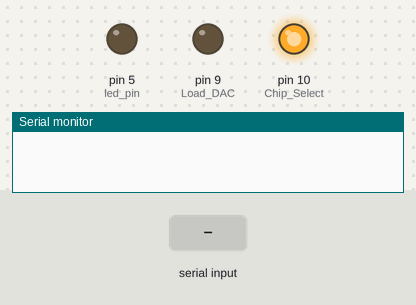
The sketch below on a simulated Arduino Uno, built with avr-gcc and run on an emulated ATmega328P. Parts: output pins drawn as LEDs (lit = HIGH), the last lines printed to the serial monitor. The test bench sets the inputs (shaded band).

Above: at 1.5 s.
1.6 s: "1" received over Serial
At 2.6 s:
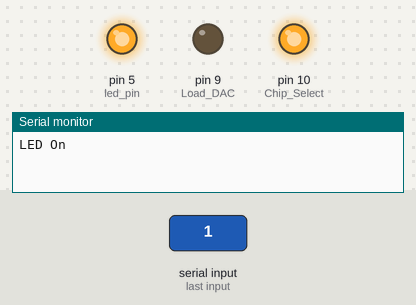
3.1 s: byte 45 (45) received over Serial
At 3.7 s:
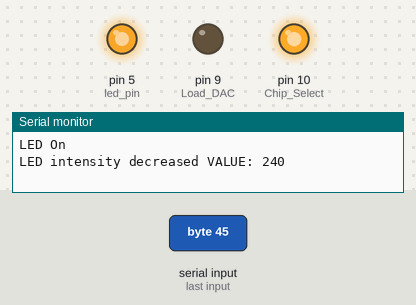
4.6 s: "3" received over Serial
At 4.9 s:
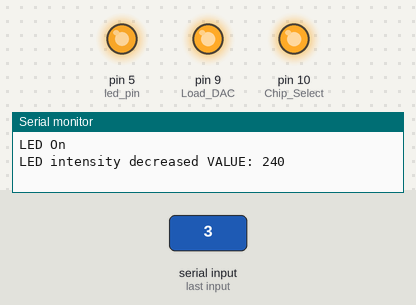
6.1 s: "0" received over Serial
At 7.2 s:
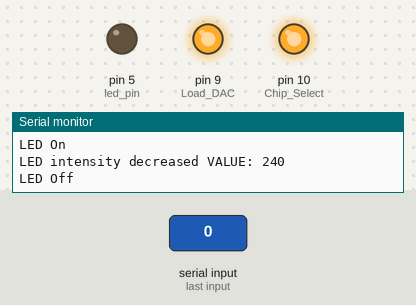
7.6 s: byte 43 (43) received over Serial
At 8.3 s:
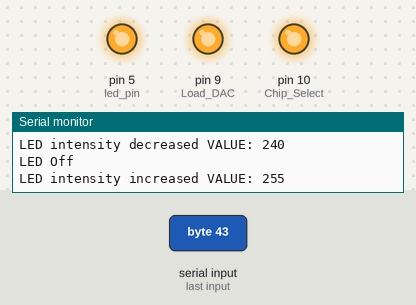
Timing chart, 0 to 10.1 s (numbered marks = the images above; inputs shaded):
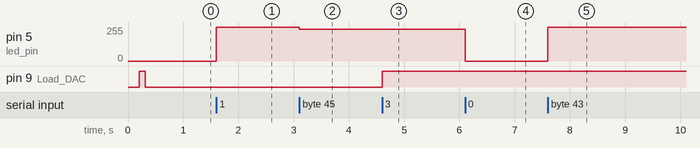

Measured:
- after the input at 1.6 s, pin 5 (led_pin): 0/255 → 255/255 at once
- after the input at 3.1 s, pin 5 (led_pin): 255/255 → 240/255 at once
- after the input at 4.6 s, pin 9 (Load_DAC): LOW → HIGH at once
- after the input at 6.1 s, pin 5 (led_pin): 240/255 → 0/255 at once
- after the input at 7.6 s, pin 5 (led_pin): 0/255 → 255/255 at once

The sketch:

2P_Unified_Control.ino
```cpp
  /*
  Unified Control for 2P
  (IR Laser, IR LED, Air Puffer, Record Trigger)

  Serial Inputs:
  IR LED:
      red pin: pin 5 on arduino
      black pin: ground on arduino (same side)
      0 - Turn off LED
      1 - Turn On LED (Full Intensity)
      + - increase Intensity (PWM)
      - - Descrease Intensity (PWM)

          LED_STEP - Step size for intensity inc/decrement
          LED_MAS  - Full Scale (Always on)

  AIR PUFFER:
      2 - Send a puff of air
          Duration set by macro PUFF_TIME

  LASER PUNISHMENT:
      3 - Send laser pules
          DAC output (Current) set by LASER_POWER macro
          Pulse duration set by LASER_TIME macros (milliseconds)

  TRIGGER RECORDING:
      4 - Send single pulse to trigger Low-High-Low
          Active time high set by macro TRIGGER_TIME

*/

// Libraries
#include <SPI.h>
#include <RCSwitch.h>

// Macro
#define LED_STEP      15   // PWM step size per increment LED instensity
#define LED_MAX       255  // LED max instensity
#define PUFF_TIME     150  //300  // Duration of time to puff air
#define LASER_POWER   2350 // value corresponding to power to reach 35C
#define LASER_TIME    500  // Laser pulse width in ms
#define TRIGGER_TIME  500  // Time trigger pin high on trigger

// Constants for RC Switch
char* code_word = "010110011101001100110010";

// GPIO PINS
int Chip_Select = 10;   // CS Pin for DAC
int Load_DAC    = 9;    // Load Pin for DAC
int led_pin     = 5;    // IR LED PWM
int switch_pin  = 6;   // RC Switch Input
int trigger_pin = 7;   // Trigger pin

// Globals
unsigned int serialInLASER, serialInLED; // Current for Laser/LED
int serial_read_byte = 0;                // Incoming Serial Byte from PC
RCSwitch mySwitch = RCSwitch();          // RC Switch Object
int intensity_val = 255;                 // Initial IR LED intensity

void setup() {

    // Serial Console (Virtual COM)
    Serial.begin(19200);

    // Set up interface pins
    pinMode(Load_DAC, OUTPUT);
    pinMode(Chip_Select, OUTPUT);
    pinMode(led_pin, OUTPUT);
    pinMode(trigger_pin,OUTPUT);
    mySwitch.enableTransmit(switch_pin);

    // initialize SPI:
    SPI.begin();
    SPI.beginTransaction(SPISettings(SPI_CLOCK_DIV128, MSBFIRST, SPI_MODE3));

    // Init Sequence for DAC?
    digitalWrite(Load_DAC,LOW);
    delay(200);
    digitalWrite(Load_DAC,HIGH);
    delay(10);

    // Initialize pins
    analogWrite(led_pin,0);
    digitalWrite(trigger_pin,LOW);
    digitalWrite(Chip_Select, HIGH); // CS active low
    digitalWrite(Load_DAC, HIGH);    // Load falling?

    //Initalize DAC outputs to 0
    delay(100);
    serialInLED   = 0;
    serialInLASER = 0;
    setVoltages(serialInLED,serialInLASER);  //LED, LASER

    // Setup RC Switch
    mySwitch.setPulseLength(256);
    mySwitch.setProtocol(2);
}

void loop() {

   if(Serial.available() > 0) {

        serial_read_byte = Serial.read();

        switch(serial_read_byte) {

            //ASCII 0
            case 48:
                Serial.println("LED Off");
                analogWrite(led_pin, 0);
            break;

            //ACSII 1
            case 49:
                Serial.println("LED On");
                analogWrite(led_pin, intensity_val);
            break;

            //ASCII 2
            case 50:
                Serial.println("Air puff activated");
                mySwitch.send(code_word);
                delay(PUFF_TIME);
                mySwitch.send(code_word);
            break;

            // ASCII 3
            case 51:
            {
                //serialInLASER = 1000; // this value used for aligning laser

                // code for final use case of laser heat punishment
                serialInLASER = LASER_POWER; // this value used for current setting when final temperature of 35C is achieved

                set_V_LASER(serialInLASER); // set current
                delay(LASER_TIME); //delay of 0.5 sec US
                serialInLASER = 0; // set laser to zero
                set_V_LASER(serialInLASER);
            break;
            }

            // ASCII 4
            case 52:
                digitalWrite(trigger_pin,HIGH);
                delay(TRIGGER_TIME);
                digitalWrite(trigger_pin,LOW);
            break;

            // ACSII +
            case 43:
                intensity_val = (intensity_val + LED_STEP) > LED_MAX ? intensity_val : intensity_val + LED_STEP;
                Serial.print("LED intensity increased VALUE: ");
                Serial.print(intensity_val);
                Serial.println();
                analogWrite(led_pin, intensity_val);
            break;

            // ACSII -
            case 45:
               intensity_val = (intensity_val - LED_STEP) < 0 ? intensity_val : intensity_val - LED_STEP;
                Serial.print("LED intensity decreased VALUE: ");
                Serial.print(intensity_val);
                Serial.println();
                analogWrite(led_pin, intensity_val);
            break;

        }
    }
}


// FUNCTION FOR ADC

/*
 * setVoltages assumes the values laser and led are unsigned values
 * between 0 and 4095
 */
void setVoltages(unsigned int led, unsigned int laser){
  unsigned int temp_LED =     0b0010000000000000;   //output to reg A
  unsigned int temp_LASER =   0b0011000000000000;   //output to reg B

  // oreq value to register address
  temp_LED   |= led;
  temp_LASER |= laser;

  //write LED value to output
  digitalWrite(Load_DAC, HIGH);
  digitalWrite(Chip_Select, LOW);   //load
  SPI.transfer16(temp_LED);
  digitalWrite(Chip_Select, HIGH);
  //load value into output reg
  digitalWrite(Load_DAC, LOW);


  //write LASER value to output
  digitalWrite(Load_DAC, HIGH);
  digitalWrite(Chip_Select, LOW);
  SPI.transfer16(temp_LASER);
  digitalWrite(Chip_Select, HIGH);
  //load value into output reg
  digitalWrite(Load_DAC, LOW);


}// end setCurrent

/*
 * set_V_LASER assumes the value laser is an unsigned value
 * between 0 and 4095
 */
void set_V_LASER(unsigned int laser){
  unsigned int temp_LASER = 0b0011000000000000;   //output to reg B

  // oreq DAC value to register address
  temp_LASER |= laser;

  //write LASER value to output
  digitalWrite(Chip_Select, LOW);
  SPI.transfer16(temp_LASER);
  digitalWrite(Chip_Select, HIGH);
  //load value into output reg
  digitalWrite(Load_DAC, LOW);
  digitalWrite(Load_DAC, HIGH);

} // end set_V_LASER


/*
 * set_V_LED assumes the value LED is an unsigned value
 * between 0 and 4095
 */
void set_V_LED(unsigned int led){
    unsigned int temp_LED =   0b0010000000000000;   //output to reg A

  //bitwise OR
  temp_LED |= led;

  //write LED value to output
  digitalWrite(Chip_Select, LOW);   //load
  SPI.transfer16(temp_LED);
  digitalWrite(Chip_Select, HIGH);
  //load value into output reg
  digitalWrite(Load_DAC, LOW);
  digitalWrite(Load_DAC, HIGH);

} // end set_V_LED
```
